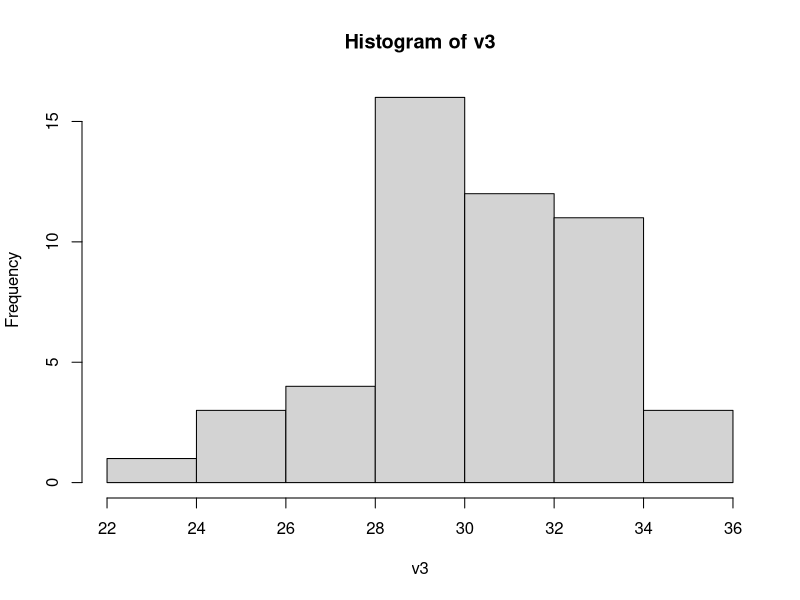
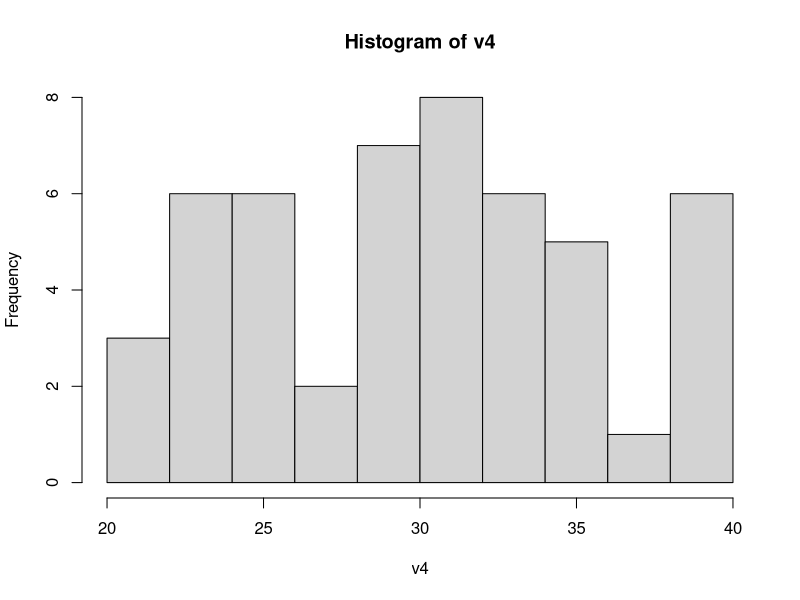

These figures' R source, in order:
## ---- chunk 1
library(data.table)
library(zoo)
## ---- chunk 2
set.seed(1)
v3 = rnorm(n = 50, mean = 30, sd = 3)
v4 = runif(n = 50, min = 20, max = 40)
## ---- chunk 3
head(data.table(v3=v3, v4=v3))
tail(data.table(v3=v3, v4=v3))
## ---- chunk 4
h3 = hist(v3)
## ---- chunk 5
h4 = hist(v4)
## ---- chunk 6
bincount = length(h3$counts)
chisq.test(h3$counts, p=rep(1/bincount, bincount))
## ---- chunk 7
v3centers = rollmean(h3$breaks, 2)
v3p = pnorm(v3centers, mean = 30, sd = 3)
v3p
chisq.test(v3)
## ---- chunk 8
bincount = length(h4$counts)
chisq.test(h4$counts, p=rep(1/bincount, bincount))
## ---- chunk 9
chisq.test(v4)
